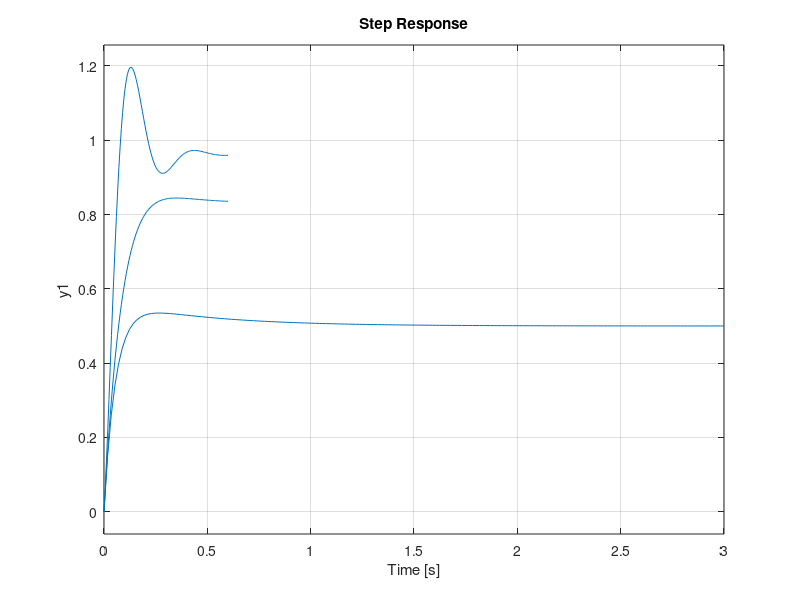

Write the MATLAB code that produced this figure.
Kp=100;
Kd=10;
C=pid(Kp,0,Kd);
G=tf([1],[1 10 20]);
Y=feedback(C*G,1);
step(Y);
hold on
Kp=500;
Kd=10;
C=pid(Kp,0,Kd);
G=tf([1],[1 10 20]);
Y=feedback(C*G,1);
step(Y);
hold on
Kp=20;
Kd=10;
C=pid(Kp,0,Kd);
G=tf([1],[1 10 20]);
Y=feedback(C*G,1);
step(Y);
